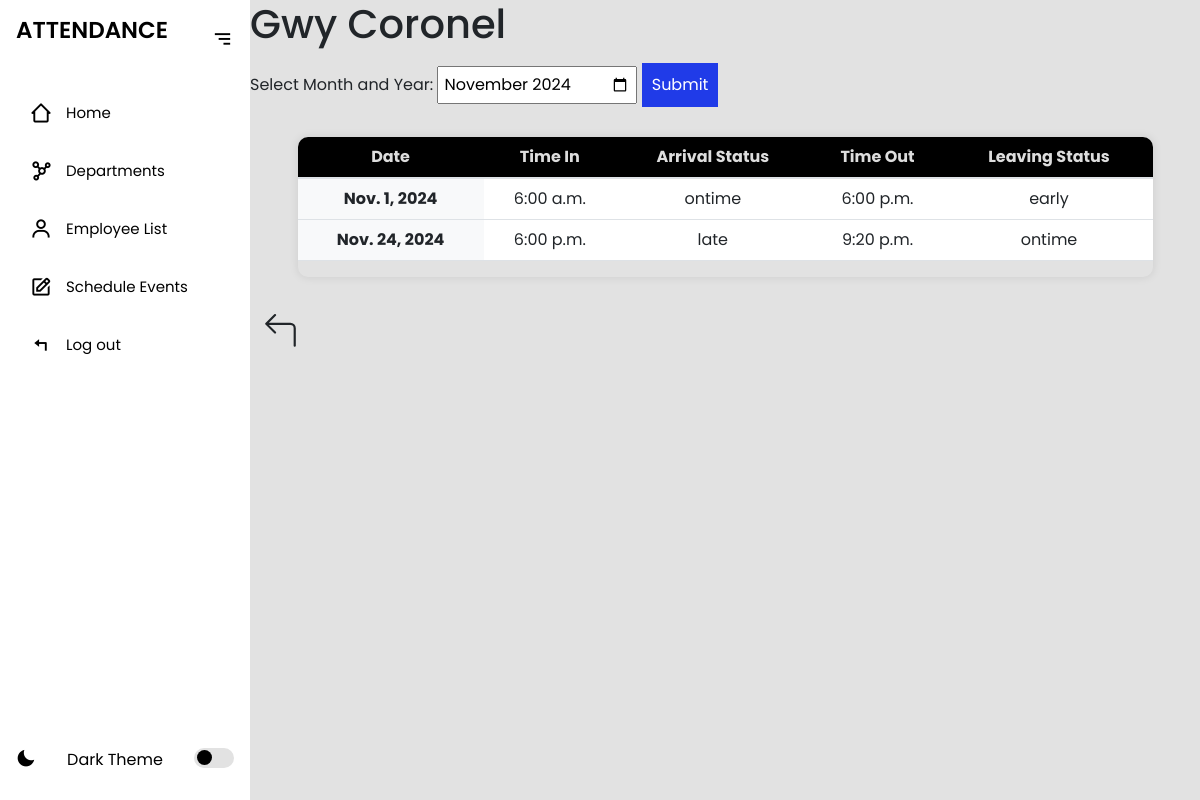
The app's page /employee/5678/ (signed in), older data.
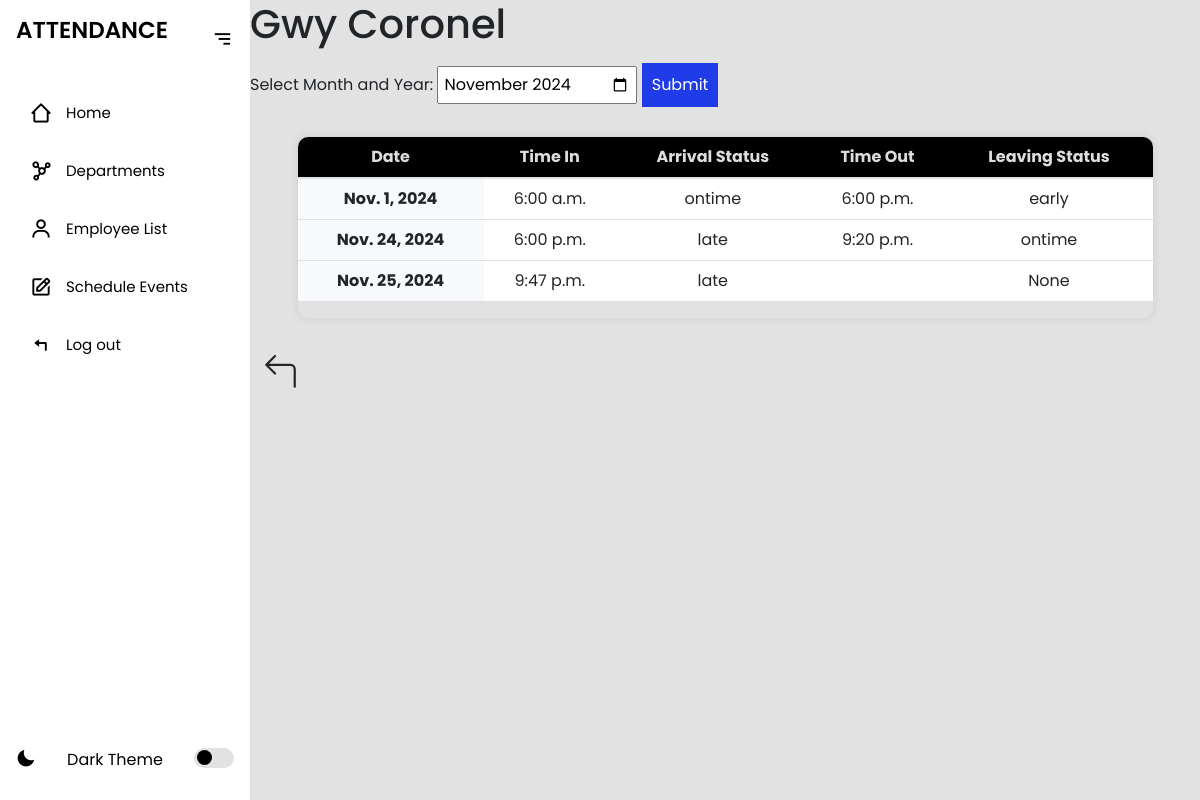
The same page, newer data.
### myapp/models.py (models this page shows, shortened)
class Attendance(models.Model):
    employee = models.ForeignKey(Employee, on_delete=models.CASCADE)
    date = models.DateField()
    time_in = models.TimeField(null=True, blank=True)
    time_out = models.TimeField(null=True, blank=True)
    arrival_status = models.CharField(max_length=10, choices=[
        ('ontime', 'On Time'),
        ('late', 'Late'),
        ('absent', 'Absent'),
    ])
    timeout_status = models.CharField(max_length=10, choices=[  # New status for time_out
        ('ontime', 'On Time'),
        ('early', 'Left Early'),     # "Undertime"
        ('overtime', 'Overtime'),    # "Overtime"
    ], null=True, blank=True)
    class Meta:
        unique_together = ('employee', 'date')  # Ensure one record per employee per day

### myapp/views.py (the view, shortened to what this page needs)
# urls.py: path('employee/<str:employee_id>/', views.view_employee, name='view_employee'),
@login_required
def view_employee(request, employee_id):
    try:
        employee = Employee.objects.get(employee_id=employee_id)
    except Employee.DoesNotExist:
        return HttpResponseNotFound("Employee not found.")
    selected_month = request.GET.get('month')  # Example: '2023-10' for October 2023
    attendance_records = Attendance.objects.filter(employee=employee)  # Default to all records
    return render(request, 'view_employee.html', {
        'employee': employee,
        'attendance_records': attendance_records,
        'selected_month': selected_month,
    })

### myapp/templates/view_employee.html (shortened to what this page needs)
{% extends 'index.html' %}
{% block content %}
<section class="home">
    <h1>{{ employee.first_name }} {{ employee.last_name }}</h1>
    <form method="GET" action="">
        <label for="month">Select Month and Year:</label>
        <input type="month" id="month" name="month" class="month-input" value="{{ selected_month }}" required>
        <button type="submit">Submit</button>
    </form>
    <div class="table-container">
    <table class="table">
        <thead>
            <tr>
                <th scope="col">Date</th>
                <th scope="col">Time In</th>
                <th scope="col">Arrival Status</th>
                <th scope="col">Time Out</th>
                <th scope="col">Leaving Status</th>
            </tr>
        </thead>
        <tbody>
            {% for record in attendance_records %}
            <tr>
                <th scope="row">{{ record.date }}</th>
                <td>{{ record.time_in|time:"g:i a" }}</td>
                <td>{{ record.arrival_status }}</td>
                <td>{{ record.time_out|time:"g:i a" }}</td>
                <td>{{ record.timeout_status }}</td>
            </tr>
            {% empty %}
            <tr>
                <td colspan="5">No attendance records available for this month.</td>
            </tr>
            {% endfor %}
        </tbody>
    </table>
</div>
<a href="{% url 'employeelist' %}" class="btn">
</a>
</section>
{% endblock %}

Row changes from the older to the newer data that the page shows:
added Attendance: date "Nov. 25, 2024", time_in "9:47 p.m.", arrival_status "late", timeout_status "None"
